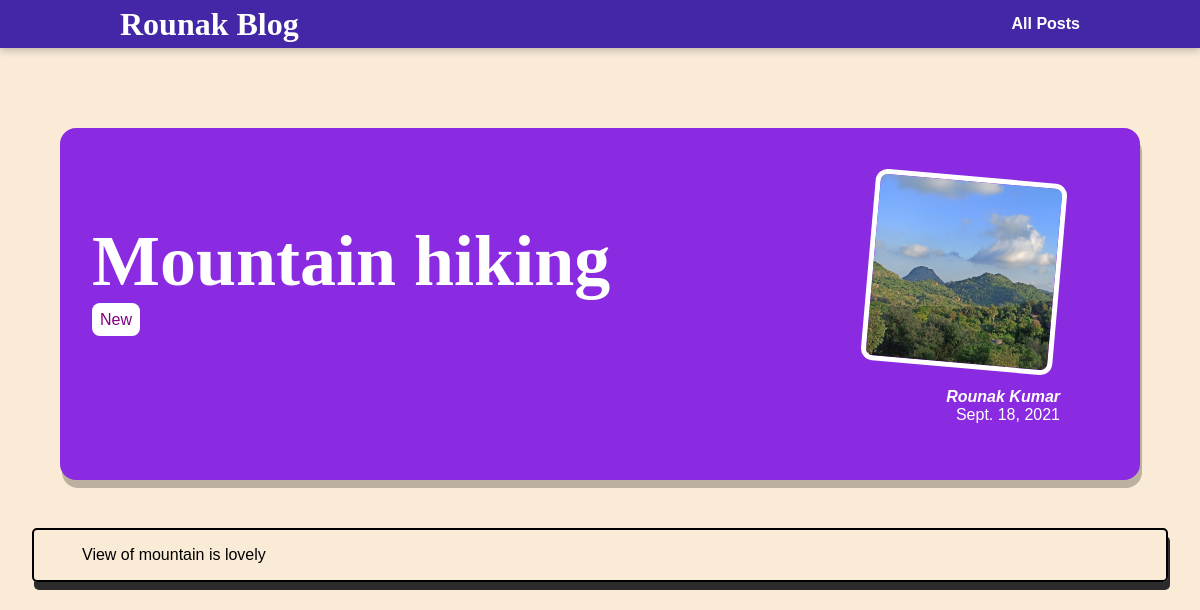
Before: /posts/hiking_mountain with the older database file.
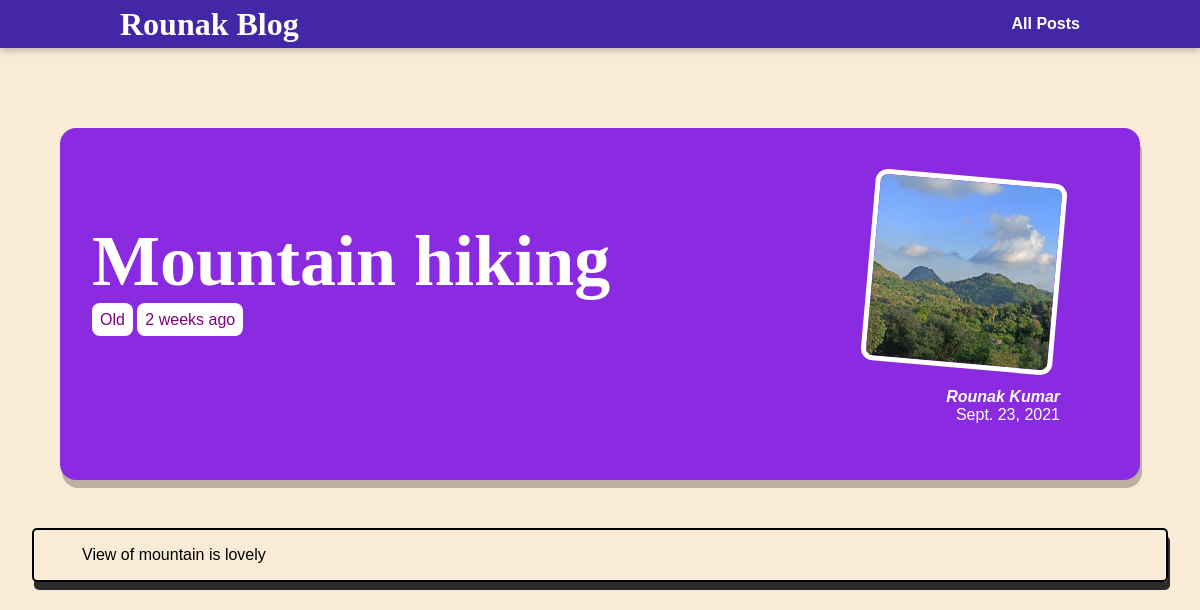
After: the same page with the newer database file.
### blog/models.py (models this page shows, shortened)
class Post(models.Model):
    title=models.CharField(max_length=20)
    img_name=models.CharField(max_length=50)
    text=models.OneToOneField(Value,null=True,on_delete=models.CASCADE)
    date=models.DateField(auto_now=True)
    slug= models.SlugField(unique=True,db_index=True)
    author= models.ForeignKey(Author,on_delete=models.SET_NULL,null=True,related_name="posts")
    tag=models.ManyToManyField(Tag)

class Tag(models.Model):
    caption =models.CharField(max_length=50)

class Author(models.Model):
    first_name= models.CharField(max_length=10)
    last_name=models.CharField(max_length=20)
    email= models.EmailField()
    def __str__(self):
        return f"{self.first_name} {self.last_name}"

class Value(models.Model):
    text=models.TextField()
    def __str__(self):
        return self.text

### blog/views.py (the view)
# urls.py: path("posts/<slug:slug>",views.posts_details,name="detail-page")
def posts_details(request,slug):
    try:
        identified_post= Post.objects.get(slug=slug)
    except:
        return Http404();
    return render(request,"blog/post_detail.html" ,{
        "post":identified_post,
        "post_tags":identified_post.tag.all(),
    })

### blog/templates/blog/post_detail.html (shortened to what this page needs)
{% extends 'base.html' %}
{% load static %}
{% block page_css %}
    <link rel="stylesheet" href="{% static 'blog/post_detail.css' %}"></link>
    <link rel="stylesheet" href="{% static 'blog/index.css' %}"></link>
{% endblock  %}
{% block page_body %}
    <section id="summary">
        <h2>{{post.title}}</h2>
        <div >
            {% for tag in post_tags %}
                <span class="tags">{{ tag.caption }}</span>
            {% endfor %}
        </div>
        <article>
            <img src="{% static 'blog/images/'|add:post.img_name  %}" alt="post image">
            <address><a href="mailto:{{post.author.email}}">{{post.author}}</a></address>
            <div>
                {{post.date}}
            </div>
        </article>
    </section>
    <main>
        {{post.text}}
    </main>
{% endblock %}

### templates/base.html (shortened to what this page needs)
{% load static %}
<!DOCTYPE html>
<html lang="en">
<head>
    <link rel="stylesheet" href="{% static 'app.css' %}"></link>
    {% block page_css %}{% endblock  %}
</head>
<body>
    <header id="main-navigation">
        <h1><a href="{% url 'home-page' %}">Rounak Blog</a></h1>
        <nav>
            <a href="{% url 'post-page' %}">All Posts</a>
        </nav>
    </header>
    {% block page_body %}{% endblock  %}
</body>
</html>

### static/app.css (style rules this page uses)
* { box-sizing: border-box; }
html { font-family: 'Noto Sans KR', sans-serif; }
body { margin:0; }
h1,h2,h3 { font-family: 'Times New Roman', Times, serif; font-weight: bold; }

### blog/static/blog/post_detail.css (style rules this page uses)
body { background-color: antiquewhite; }
#main-navigation { background-color: rgb(67, 39, 167); box-shadow: 0 2px 8px rgba(0,0,0,.25); width: 100%; height: 3rem; display: flex; justify-content: space-between; align-items: center; padding: 0 10%; position: absolute; top:0; left:0; }
#summary { margin:8rem auto 3rem auto; padding:2rem; width: 90%; max-width: 90rem; border-radius: 16px; background-color: blueviolet; position: relative; box-shadow: 02px 8px rgba(0,0,0,.25); height: 22rem; }
#summary h2 { color:white; font-size: 4.5rem; margin-bottom:0.5rem; }
#summary article { position:absolute; top:2rem; right: 3rem; padding: 1rem 2rem; border-radius: 12px; text-align: right; color: white; }
#summary article img { width: 12rem; height:12rem; border-radius: 12px; transform: rotate(5deg); border:5px solid white; margin-bottom: 1rem; }
#summary address { font-weight: bold; }
#summary address a { text-decoration: none; color:white; }
main { padding: 1rem 3rem 1rem 3rem; margin:2rem; border: 2px solid; box-sizing: border-box; box-shadow: 2px 8px rgb(44, 43, 43); border-radius: 5px; }
.tags { background-color: white; color:purple; padding: 0.5rem 0.5rem 0.5rem 0.5rem ; border-radius: 8px; }

### blog/static/blog/index.css (style rules this page uses)
#main-navigation { width: 100%; height: 3rem; display: flex; justify-content: space-between; align-items: center; padding: 0 10%; position: absolute; top:0; left:0; }
#main-navigation a { text-decoration: none; color:white; font-weight:bold; }

Changed rows visible on the page:
no longer on this page (row unchanged): Tag: caption "New"
changed Post "Mountain hiking": date "Sept. 18, 2021" → "Sept. 23, 2021"
now on this page (row unchanged): Tag: caption "Old"
now on this page (row unchanged): Tag: caption "2 weeks ago"
